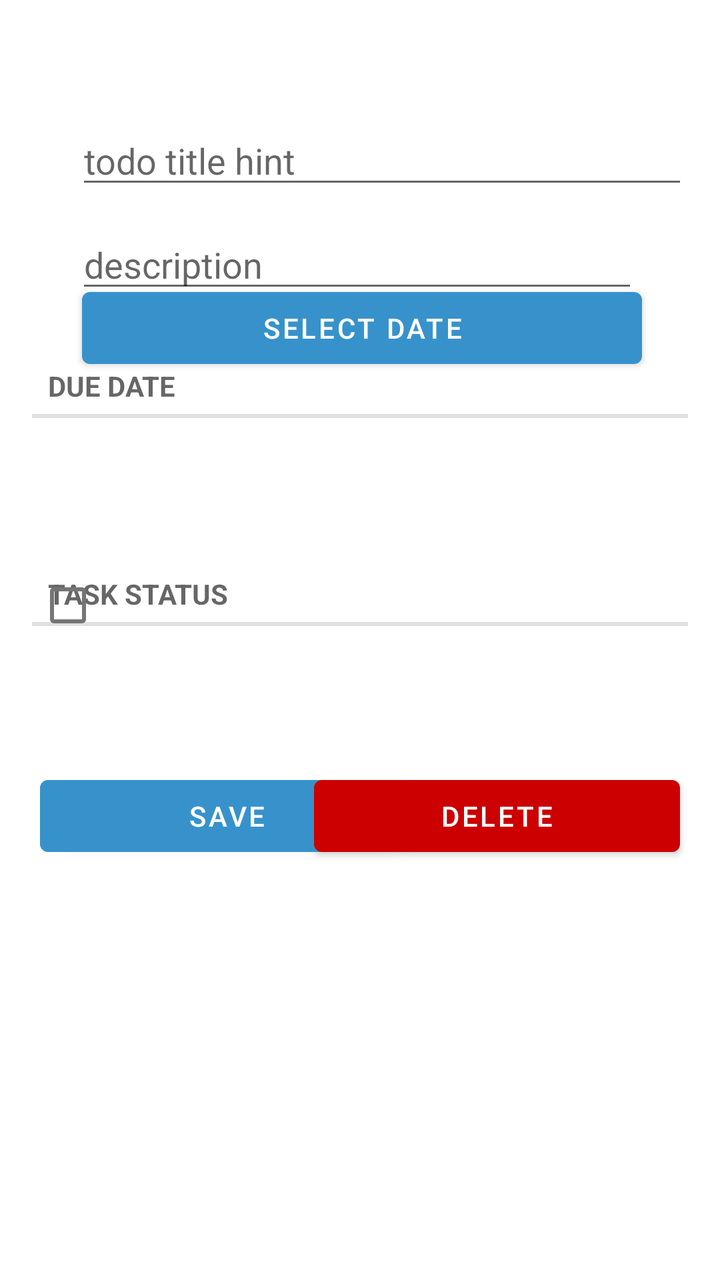
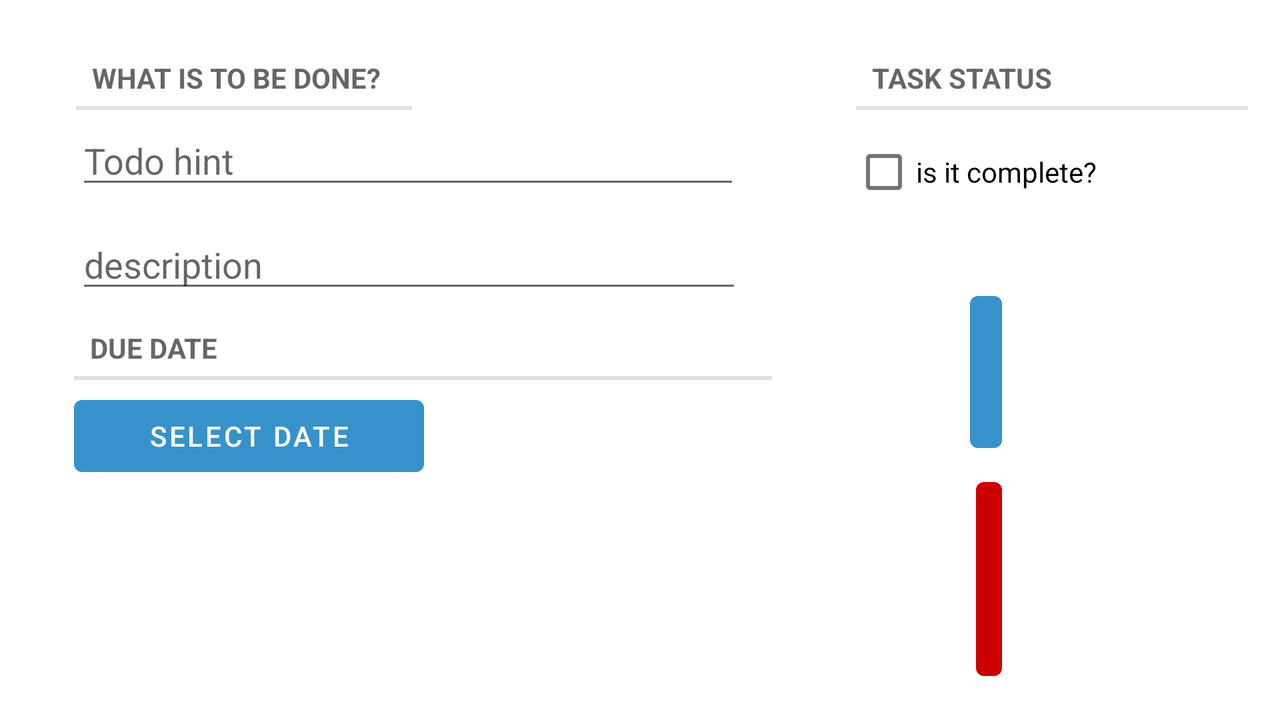

First picture: res/layout/ on a phone held upright. Second picture: the repository's own variant of that layout, on a device whose configuration matches the variant's folder. Source for both follows.
<!-- AndroidManifest.xml: application theme Theme.Todo_Assignment -->
<!-- res/layout/fragment_todo.xml -->
<?xml version="1.0" encoding="utf-8"?>
<RelativeLayout xmlns:android="http://schemas.android.com/apk/res/android"
    xmlns:app="http://schemas.android.com/apk/res-auto"
    android:layout_width="match_parent"
    android:layout_height="match_parent"
    android:layout_margin="16dp"
    android:orientation="vertical"
    android:layout_weight="1">


    <TextView
        style="?android:listSeparatorTextViewStyle"
        android:layout_width="match_parent"
        android:layout_height="wrap_content"
        android:layout_alignParentStart="true"
        android:layout_alignParentLeft="true"
        android:layout_alignParentTop="true"
        android:layout_alignParentBottom="true"
        android:layout_marginStart="0dp"
        android:layout_marginLeft="0dp"
        android:layout_marginTop="1dp"
        android:layout_marginBottom="666dp"
        android:text="@string/todo_title_label" />

    <EditText
        android:id="@+id/todo_title"
        android:layout_width="332dp"
        android:layout_height="wrap_content"
        android:layout_alignParentStart="true"
        android:layout_alignParentLeft="true"
        android:layout_alignParentTop="true"
        android:layout_centerHorizontal="true"
        android:layout_marginStart="22dp"
        android:layout_marginLeft="22dp"
        android:layout_marginTop="42dp"
        android:hint="@string/todo_title_hint" />

    <EditText
        android:id="@+id/todo_desc"
        android:layout_width="wrap_content"
        android:layout_height="wrap_content"
        android:layout_alignParentStart="true"
        android:layout_alignParentLeft="true"
        android:layout_alignParentTop="true"
        android:layout_alignParentEnd="true"
        android:layout_alignParentRight="true"
        android:layout_centerHorizontal="true"
        android:layout_marginStart="22dp"
        android:layout_marginLeft="22dp"
        android:layout_marginTop="94dp"
        android:layout_marginEnd="25dp"
        android:layout_marginRight="25dp"
        android:autofillHints=""
        android:hint="@string/todo_description" />

    <TextView
        style="?android:listSeparatorTextViewStyle"
        android:layout_width="match_parent"
        android:layout_height="wrap_content"
        android:layout_alignParentStart="true"
        android:layout_alignParentLeft="true"
        android:layout_alignParentTop="true"
        android:layout_marginStart="0dp"
        android:layout_marginLeft="0dp"
        android:layout_marginTop="161dp"
        android:text="Due date" />

    <Button
        android:id="@+id/todo_date"
        android:layout_width="331dp"
        android:layout_height="wrap_content"
        android:layout_alignParentStart="true"
        android:layout_alignParentLeft="true"
        android:layout_alignParentEnd="true"
        android:layout_alignParentBottom="true"
        android:layout_centerHorizontal="true"
        android:layout_marginStart="25dp"
        android:layout_marginLeft="25dp"
        android:layout_marginEnd="23dp"
        android:layout_marginBottom="436dp"
        android:text="@string/select_date" />

    <TextView
        style="?android:listSeparatorTextViewStyle"
        android:layout_width="match_parent"
        android:layout_height="wrap_content"
        android:layout_alignParentStart="true"
        android:layout_alignParentLeft="true"
        android:layout_alignParentTop="true"
        android:layout_marginStart="0dp"
        android:layout_marginLeft="0dp"
        android:layout_marginTop="265dp"
        android:text="Task status" />

    <CheckBox
        android:id="@+id/todo_complete"
        android:layout_width="wrap_content"
        android:layout_height="wrap_content"
        android:layout_alignParentStart="true"
        android:layout_alignParentTop="true"
        android:layout_alignParentBottom="true"
        android:layout_marginStart="2dp"
        android:layout_marginTop="308dp"
        android:layout_marginBottom="343dp"
        android:text="@string/todo_complete_label" />

    <Button
        android:id="@+id/save_btn"
        android:layout_width="187dp"
        android:layout_height="wrap_content"
        android:layout_alignParentStart="true"
        android:layout_alignParentTop="true"
        android:layout_centerVertical="true"
        android:layout_marginStart="4dp"
        android:layout_marginTop="368dp"
        android:text="save" />

    <Button
        android:id="@+id/del_btn"
        android:layout_width="183dp"
        android:layout_height="wrap_content"
        android:layout_alignParentTop="true"
        android:layout_alignParentEnd="true"
        android:layout_centerVertical="true"
        android:layout_marginTop="368dp"
        android:layout_marginEnd="4dp"
        android:text="@string/delete"
        app:backgroundTint="@android:color/holo_red_dark"
        android:layout_alignParentRight="true"
        android:layout_marginRight="4dp" />

</RelativeLayout>
<!-- resources referenced by this layout -->
<resources>
  <string name="delete">Delete</string>
  <string name="select_date">Select Date</string>
  <string name="todo_complete_label">is it complete?</string>
  <string name="todo_description">description</string>
  <string name="todo_title_hint">todo title hint</string>
  <string name="todo_title_label">What is to be done?</string>
  <style name="Theme.Todo_Assignment" parent="Theme.MaterialComponents.DayNight.DarkActionBar">
          
          <item name="colorPrimary">@color/blue</item>
          <item name="colorPrimaryVariant">@color/purple_700</item>
          <item name="colorOnPrimary">@color/white</item>
          
          <item name="colorSecondary">@color/teal_200</item>
          <item name="colorSecondaryVariant">@color/teal_700</item>
          <item name="colorOnSecondary">@color/black</item>
          
          <item name="android:statusBarColor" tools:targetApi="l">?attr/colorPrimary</item>
          
      </style>
  <color name="blue">#3792cb</color>
  <color name="purple_700">#FF3700B3</color>
  <color name="white">#FFFFFFFF</color>
  <color name="teal_200">#FF03DAC5</color>
  <color name="teal_700">#FF018786</color>
  <color name="black">#FF000000</color>
</resources>
<!-- res/layout-land/fragment_todo.xml (the repository's variant of the layout above) -->
<!-- drawn on the phone turned sideways -->
<?xml version="1.0" encoding="utf-8"?>
<RelativeLayout xmlns:android="http://schemas.android.com/apk/res/android"
    xmlns:app="http://schemas.android.com/apk/res-auto"
    android:layout_width="match_parent"
    android:layout_height="match_parent"
    android:layout_margin="16dp"
    android:orientation="vertical"
    android:layout_weight="1">


    <TextView
        style="?android:listSeparatorTextViewStyle"
        android:layout_width="357dp"
        android:layout_height="wrap_content"
        android:layout_alignParentStart="true"
        android:layout_alignParentLeft="true"
        android:layout_alignParentTop="true"
        android:layout_alignParentEnd="true"
        android:layout_centerHorizontal="true"
        android:layout_marginStart="22dp"
        android:layout_marginLeft="22dp"
        android:layout_marginTop="7dp"
        android:layout_marginEnd="418dp"
        android:text="@string/todo_title_label" />

    <EditText
        android:id="@+id/todo_title"
        android:layout_width="332dp"
        android:layout_height="wrap_content"
        android:layout_alignParentStart="true"
        android:layout_alignParentLeft="true"
        android:layout_alignParentTop="true"
        android:layout_centerHorizontal="true"
        android:layout_marginStart="22dp"
        android:layout_marginLeft="22dp"
        android:layout_marginTop="42dp"
        android:hint="@string/todo_hint" />

    <EditText
        android:id="@+id/todo_desc"
        android:layout_width="333dp"
        android:layout_height="wrap_content"
        android:layout_alignParentStart="true"
        android:layout_alignParentLeft="true"
        android:layout_alignParentTop="true"
        android:layout_marginStart="22dp"
        android:layout_marginLeft="22dp"
        android:layout_marginTop="94dp"
        android:autofillHints=""
        android:hint="@string/todo_description" />

    <TextView
        style="?android:listSeparatorTextViewStyle"
        android:layout_width="349dp"
        android:layout_height="wrap_content"
        android:layout_alignParentStart="true"
        android:layout_alignParentLeft="true"
        android:layout_alignParentTop="true"
        android:layout_centerVertical="true"
        android:layout_marginStart="21dp"
        android:layout_marginLeft="21dp"
        android:layout_marginTop="142dp"
        android:text="Due date" />

    <Button
        android:id="@+id/todo_date"
        android:layout_width="364dp"
        android:layout_height="wrap_content"
        android:layout_alignParentStart="true"
        android:layout_alignParentLeft="true"
        android:layout_alignParentTop="true"
        android:layout_alignParentEnd="true"
        android:layout_centerHorizontal="true"
        android:layout_marginStart="21dp"
        android:layout_marginLeft="21dp"
        android:layout_marginTop="178dp"
        android:layout_marginEnd="412dp"
        android:text="@string/select_date" />

    <TextView
        style="?android:listSeparatorTextViewStyle"
        android:layout_width="280dp"
        android:layout_height="wrap_content"
        android:layout_alignParentStart="true"
        android:layout_alignParentLeft="true"
        android:layout_alignParentTop="true"
        android:layout_marginStart="412dp"
        android:layout_marginLeft="412dp"
        android:layout_marginTop="7dp"
        android:text="Task status" />

    <CheckBox
        android:id="@+id/todo_complete"
        android:layout_width="wrap_content"
        android:layout_height="wrap_content"
        android:layout_alignParentStart="true"
        android:layout_alignParentTop="true"
        android:layout_marginStart="410dp"
        android:layout_marginTop="46dp"
        android:text="@string/todo_complete_label" />

    <Button
        android:id="@+id/save_btn"
        android:layout_width="wrap_content"
        android:layout_height="wrap_content"
        android:layout_alignParentStart="true"
        android:layout_alignParentTop="true"
        android:layout_alignParentEnd="true"
        android:layout_alignParentRight="true"
        android:layout_marginStart="485dp"
        android:layout_marginTop="126dp"
        android:layout_marginEnd="139dp"
        android:layout_marginRight="139dp"
        android:text="save" />

    <Button
        android:id="@+id/del_btn"
        android:layout_width="176dp"
        android:layout_height="wrap_content"
        android:layout_below="@+id/save_btn"
        android:layout_alignParentStart="true"
        android:layout_alignParentLeft="true"
        android:layout_alignParentEnd="true"
        android:layout_alignParentRight="true"
        android:layout_marginStart="485dp"
        android:layout_marginLeft="485dp"
        android:layout_marginTop="5dp"
        android:layout_marginEnd="136dp"
        android:layout_marginRight="136dp"
        android:text="@string/delete"
        app:backgroundTint="@android:color/holo_red_dark" />

</RelativeLayout>
<!-- resources referenced by the variant -->
<!-- as the phone turned sideways resolves them -->
<resources>
  <string name="delete">Delete</string>
  <string name="select_date">Select Date</string>
  <string name="todo_complete_label">is it complete?</string>
  <string name="todo_description">description</string>
  <string name="todo_hint">Todo hint</string>
  <string name="todo_title_label">What is to be done?</string>
  <style name="Theme.Todo_Assignment" parent="Theme.MaterialComponents.DayNight.DarkActionBar">
          
          <item name="colorPrimary">@color/blue</item>
          <item name="colorPrimaryVariant">@color/purple_700</item>
          <item name="colorOnPrimary">@color/white</item>
          
          <item name="colorSecondary">@color/teal_200</item>
          <item name="colorSecondaryVariant">@color/teal_700</item>
          <item name="colorOnSecondary">@color/black</item>
          
          <item name="android:statusBarColor" tools:targetApi="l">?attr/colorPrimary</item>
          
      </style>
  <color name="blue">#3792cb</color>
  <color name="purple_700">#FF3700B3</color>
  <color name="white">#FFFFFFFF</color>
  <color name="teal_200">#FF03DAC5</color>
  <color name="teal_700">#FF018786</color>
  <color name="black">#FF000000</color>
</resources>
